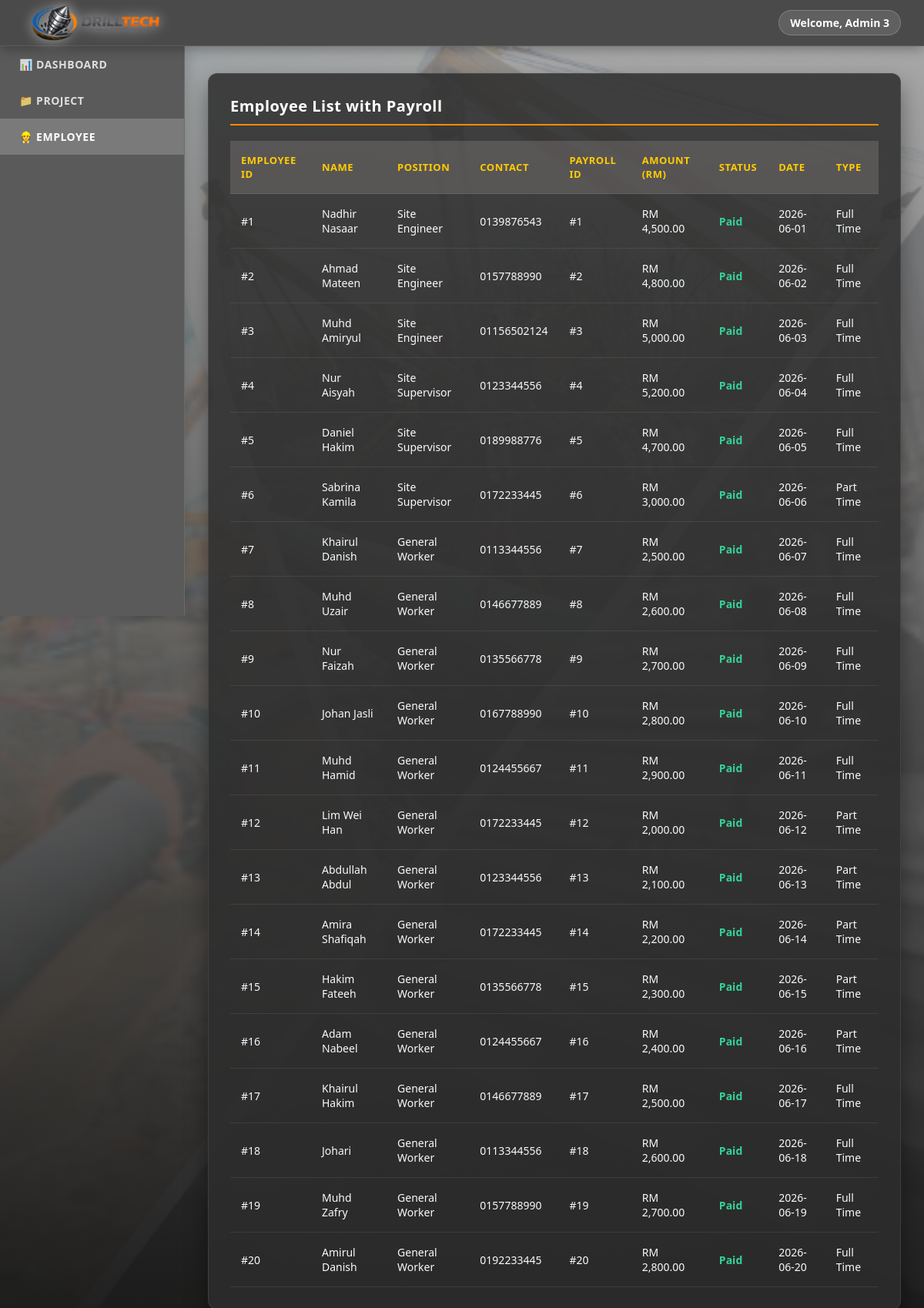
Page /employeeAD.php (signed in) on the committed database.
### tables this page shows
CREATE TABLE `payroll` (
  `Payroll_ID` int(11) NOT NULL,
  `Payroll_Status` varchar(50) DEFAULT NULL,
  `Payroll_Amount` decimal(10,2) DEFAULT NULL,
  `Payroll_Type` varchar(50) DEFAULT NULL,
  `Payroll_Date` date DEFAULT NULL,
  `Employee_ID` int(11) DEFAULT NULL
);

CREATE TABLE `employee` (
  `Employee_ID` int(11) NOT NULL,
  `Employee_Name` varchar(100) DEFAULT NULL,
  `Employee_Contact` varchar(50) DEFAULT NULL,
  `Employee_Gender` varchar(10) DEFAULT NULL,
  `Employee_Position` varchar(50) DEFAULT NULL,
  `Employee_Address` varchar(200) DEFAULT NULL
);

### employeeAD.php (the view, shortened to what this page needs)
<?php
include("database.php");
$admin_name = $_SESSION['admin_name'] ?? 'Admin';
?>
<!DOCTYPE html>
<html lang="en">
<head>
</head>
<body>
    <div class="header">
        <div class="logo">
            <img src="images/logo.png" alt="Logo" style="height: 65px; width: auto; display: block; object-fit: contain; filter: drop-shadow(0px 0px 8px rgba(255, 255, 255, 0.65));">
        </div>
        <div class="header-welcome">Welcome, <?php echo htmlspecialchars($admin_name); ?></div>
    </div>
    <div class="wrapper">
        <div class="sidebar">
            <a href="admin.php">📊 DASHBOARD</a>
            <a href="projectAD.php">📁 PROJECT</a>
            <a href="employeeAD.php" class="active">👷 EMPLOYEE</a>
        </div>
        <div class="content">
            <div class="box">
                <h2>Employee List with Payroll</h2>
                <table>
                    <thead>
                        <tr>
                            <th>Employee ID</th>
                            <th>Name</th>
                            <th>Position</th>
                            <th>Contact</th>
                            <th>Payroll ID</th>
                            <th>Amount (RM)</th>
                            <th>Status</th>
                            <th>Date</th>
                            <th>Type</th>
                        </tr>
                    </thead>
                    <tbody>
                        <?php
                        $result2 = mysqli_query($conn, "SELECT e.Employee_ID, e.Employee_Name, e.Employee_Position, e.Employee_Contact,
                                                                 pr.Payroll_ID, pr.Payroll_Amount, pr.Payroll_Status, pr.Payroll_Date, pr.Payroll_Type
                                                          FROM employee e
                                                          LEFT JOIN payroll pr ON e.Employee_ID = pr.Employee_ID
                                                          ORDER BY e.Employee_ID, pr.Payroll_Date");
                        if(mysqli_num_rows($result2) > 0){
                            while($row = mysqli_fetch_assoc($result2)){
                                $statusClass = ($row['Payroll_Status'] == "Paid") ? "status-paid" : "status-unpaid";
                        ?>
                        <tr>
                            <td>#<?php echo htmlspecialchars($row['Employee_ID']); ?></td>
                            <td><?php echo htmlspecialchars($row['Employee_Name']); ?></td>
                            <td><?php echo htmlspecialchars($row['Employee_Position']); ?></td>
                            <td><?php echo htmlspecialchars($row['Employee_Contact']); ?></td>
                            <td><?php echo $row['Payroll_ID'] ? "#".$row['Payroll_ID'] : '-'; ?></td>
                            <td>RM <?php echo number_format($row['Payroll_Amount'] ?? 0, 2); ?></td>
                            <td class="<?php echo $statusClass; ?>"><?php echo $row['Payroll_Status'] ?? '-'; ?></td>
                            <td><?php echo $row['Payroll_Date'] ?? '-'; ?></td>
                            <td><?php echo htmlspecialchars($row['Payroll_Type'] ?? '-'); ?></td>
                        </tr>
                        <?php
                            }
                        } else {
                            echo "<tr><td colspan='9' style='text-align: center; color: #64748b; font-style: italic; border: none;'>No data found.</td></tr>";
                        }
                        ?>
                    </tbody>
                </table>
            </div>
        </div>
    </div>
</body>
</html>

### employeeAD.php (style rules this page uses)
* { margin: 0; padding: 0; box-sizing: border-box; }
body { font-family: system-ui, -apple-system, BlinkMacSystemFont, "Segoe UI", Roboto, sans-serif; background: linear-gradient(rgba(74, 74, 74, 0.45), rgba(15, 15, 15, 0.95)), url('images/construction_bg.jpg') center/cover no-repeat fixed; color: #f8fafc; min-height: 100vh; }
.header { background: #4a4a4a; border-bottom: 1px solid rgba(255, 255, 255, 0.1); padding: 0 30px; display: flex; align-items: center; justify-content: space-between; position: fixed; top: 0; left: 0; right: 0; height: 60px; z-index: 1000; box-shadow: 0 4px 15px rgba(0, 0, 0, 0.3); }
.logo { display: flex; align-items: center; font-size: 20px; font-weight: 800; color: white; letter-spacing: 1px; }
.header-welcome { font-size: 14px; font-weight: 600; color: #fff; background: rgba(255, 255, 255, 0.12); border: 1px solid rgba(255, 255, 255, 0.2); padding: 6px 14px; border-radius: 20px; }
.wrapper { display: flex; margin-top: 60px; }
.sidebar { width: 240px; background: #5a5a5a; border-right: 1px solid rgba(255, 255, 255, 0.1); min-height: calc(100vh - 60px); position: fixed; top: 60px; left: 0; z-index: 90; box-shadow: 4px 0 15px rgba(0, 0, 0, 0.15); }
.sidebar a { display: flex; align-items: center; padding: 14px 25px; color: rgba(255, 255, 255, 0.8); text-decoration: none; font-size: 14px; font-weight: 600; letter-spacing: 0.5px; transition: all 0.2s ease; }
.sidebar a:hover, .sidebar a.active { color: #fff; background: #7a7a7a; }
.content { flex: 1; margin-left: 240px; padding: 35px 30px; }
.box { background: rgba(45, 45, 45, 0.85); border: 1px solid rgba(120, 120, 120, 0.25); border-radius: 12px; padding: 28px; margin-bottom: 25px; box-shadow: 0 15px 30px rgba(0, 0, 0, 0.4); }
.box h2 { font-size: 20px; font-weight: 700; letter-spacing: 0.5px; margin-bottom: 20px; border-bottom: 2px solid #ff8c00; padding-bottom: 10px; color: #fff; }
table { width: 100%; border-collapse: collapse; margin-top: 15px; }
th, td { padding: 16px 14px; text-align: left; border-bottom: 1px solid rgba(255, 255, 255, 0.08); font-size: 14px; }
th { background: rgba(130, 124, 124, 0.4); color: #ffcc00; font-weight: 700; font-size: 13px; text-transform: uppercase; letter-spacing: 0.5px; }
.status-paid { color: #34d399; font-weight: bold; }
a { color: #60a5fa; text-decoration: none; font-weight: 700; transition: color 0.2s; }

### rows in the picture
payroll: Employee_ID.Employee_ID "1", Employee_ID.Employee_Name "Nadhir Nasaar", Employee_ID.Employee_Position "Site Engineer", Employee_ID.Employee_Contact "0139876543", Payroll_ID "1", Payroll_Amount "4,500.00", Payroll_Status "Paid", Payroll_Date "2026-06-01", Payroll_Type "Full Time"
payroll: Employee_ID.Employee_ID "2", Employee_ID.Employee_Name "Ahmad Mateen", Employee_ID.Employee_Position "Site Engineer", Employee_ID.Employee_Contact "0157788990", Payroll_ID "2", Payroll_Amount "4,800.00", Payroll_Status "Paid", Payroll_Date "2026-06-02", Payroll_Type "Full Time"
payroll: Employee_ID.Employee_ID "3", Employee_ID.Employee_Name "Muhd Amiryul", Employee_ID.Employee_Position "Site Engineer", Employee_ID.Employee_Contact "01156502124", Payroll_ID "3", Payroll_Amount "5,000.00", Payroll_Status "Paid", Payroll_Date "2026-06-03", Payroll_Type "Full Time"
payroll: Employee_ID.Employee_ID "4", Employee_ID.Employee_Name "Nur Aisyah", Employee_ID.Employee_Position "Site Supervisor", Employee_ID.Employee_Contact "0123344556", Payroll_ID "4", Payroll_Amount "5,200.00", Payroll_Status "Paid", Payroll_Date "2026-06-04", Payroll_Type "Full Time"
payroll: Employee_ID.Employee_ID "5", Employee_ID.Employee_Name "Daniel Hakim", Employee_ID.Employee_Position "Site Supervisor", Employee_ID.Employee_Contact "0189988776", Payroll_ID "5", Payroll_Amount "4,700.00", Payroll_Status "Paid", Payroll_Date "2026-06-05", Payroll_Type "Full Time"
payroll: Employee_ID.Employee_ID "6", Employee_ID.Employee_Name "Sabrina Kamila", Employee_ID.Employee_Position "Site Supervisor", Employee_ID.Employee_Contact "0172233445", Payroll_ID "6", Payroll_Amount "3,000.00", Payroll_Status "Paid", Payroll_Date "2026-06-06", Payroll_Type "Part Time"
payroll: Employee_ID.Employee_ID "7", Employee_ID.Employee_Name "Khairul Danish", Employee_ID.Employee_Position "General Worker", Employee_ID.Employee_Contact "0113344556", Payroll_ID "7", Payroll_Amount "2,500.00", Payroll_Status "Paid", Payroll_Date "2026-06-07", Payroll_Type "Full Time"
payroll: Employee_ID.Employee_ID "8", Employee_ID.Employee_Name "Muhd Uzair", Employee_ID.Employee_Position "General Worker", Employee_ID.Employee_Contact "0146677889", Payroll_ID "8", Payroll_Amount "2,600.00", Payroll_Status "Paid", Payroll_Date "2026-06-08", Payroll_Type "Full Time"
payroll: Employee_ID.Employee_ID "9", Employee_ID.Employee_Name "Nur Faizah", Employee_ID.Employee_Position "General Worker", Employee_ID.Employee_Contact "0135566778", Payroll_ID "9", Payroll_Amount "2,700.00", Payroll_Status "Paid", Payroll_Date "2026-06-09", Payroll_Type "Full Time"
payroll: Employee_ID.Employee_ID "10", Employee_ID.Employee_Name "Johan Jasli", Employee_ID.Employee_Position "General Worker", Employee_ID.Employee_Contact "0167788990", Payroll_ID "10", Payroll_Amount "2,800.00", Payroll_Status "Paid", Payroll_Date "2026-06-10", Payroll_Type "Full Time"
payroll: Employee_ID.Employee_ID "11", Employee_ID.Employee_Name "Muhd Hamid", Employee_ID.Employee_Position "General Worker", Employee_ID.Employee_Contact "0124455667", Payroll_ID "11", Payroll_Amount "2,900.00", Payroll_Status "Paid", Payroll_Date "2026-06-11", Payroll_Type "Full Time"
payroll: Employee_ID.Employee_ID "12", Employee_ID.Employee_Name "Lim Wei Han", Employee_ID.Employee_Position "General Worker", Employee_ID.Employee_Contact "0172233445", Payroll_ID "12", Payroll_Amount "2,000.00", Payroll_Status "Paid", Payroll_Date "2026-06-12", Payroll_Type "Part Time"
payroll: Employee_ID.Employee_ID "13", Employee_ID.Employee_Name "Abdullah Abdul", Employee_ID.Employee_Position "General Worker", Employee_ID.Employee_Contact "0123344556", Payroll_ID "13", Payroll_Amount "2,100.00", Payroll_Status "Paid", Payroll_Date "2026-06-13", Payroll_Type "Part Time"
payroll: Employee_ID.Employee_ID "14", Employee_ID.Employee_Name "Amira Shafiqah", Employee_ID.Employee_Position "General Worker", Employee_ID.Employee_Contact "0172233445", Payroll_ID "14", Payroll_Amount "2,200.00", Payroll_Status "Paid", Payroll_Date "2026-06-14", Payroll_Type "Part Time"
payroll: Employee_ID.Employee_ID "15", Employee_ID.Employee_Name "Hakim Fateeh", Employee_ID.Employee_Position "General Worker", Employee_ID.Employee_Contact "0135566778", Payroll_ID "15", Payroll_Amount "2,300.00", Payroll_Status "Paid", Payroll_Date "2026-06-15", Payroll_Type "Part Time"
payroll: Employee_ID.Employee_ID "16", Employee_ID.Employee_Name "Adam Nabeel", Employee_ID.Employee_Position "General Worker", Employee_ID.Employee_Contact "0124455667", Payroll_ID "16", Payroll_Amount "2,400.00", Payroll_Status "Paid", Payroll_Date "2026-06-16", Payroll_Type "Part Time"
payroll: Employee_ID.Employee_ID "17", Employee_ID.Employee_Name "Khairul Hakim", Employee_ID.Employee_Position "General Worker", Employee_ID.Employee_Contact "0146677889", Payroll_ID "17", Payroll_Amount "2,500.00", Payroll_Status "Paid", Payroll_Date "2026-06-17", Payroll_Type "Full Time"
payroll: Employee_ID.Employee_ID "18", Employee_ID.Employee_Name "Johari", Employee_ID.Employee_Position "General Worker", Employee_ID.Employee_Contact "0113344556", Payroll_ID "18", Payroll_Amount "2,600.00", Payroll_Status "Paid", Payroll_Date "2026-06-18", Payroll_Type "Full Time"
payroll: Employee_ID.Employee_ID "19", Employee_ID.Employee_Name "Muhd Zafry", Employee_ID.Employee_Position "General Worker", Employee_ID.Employee_Contact "0157788990", Payroll_ID "19", Payroll_Amount "2,700.00", Payroll_Status "Paid", Payroll_Date "2026-06-19", Payroll_Type "Full Time"
payroll: Employee_ID.Employee_ID "20", Employee_ID.Employee_Name "Amirul Danish", Employee_ID.Employee_Position "General Worker", Employee_ID.Employee_Contact "0192233445", Payroll_ID "20", Payroll_Amount "2,800.00", Payroll_Status "Paid", Payroll_Date "2026-06-20", Payroll_Type "Full Time"

### other values in the picture
$admin_name "Admin 3"
